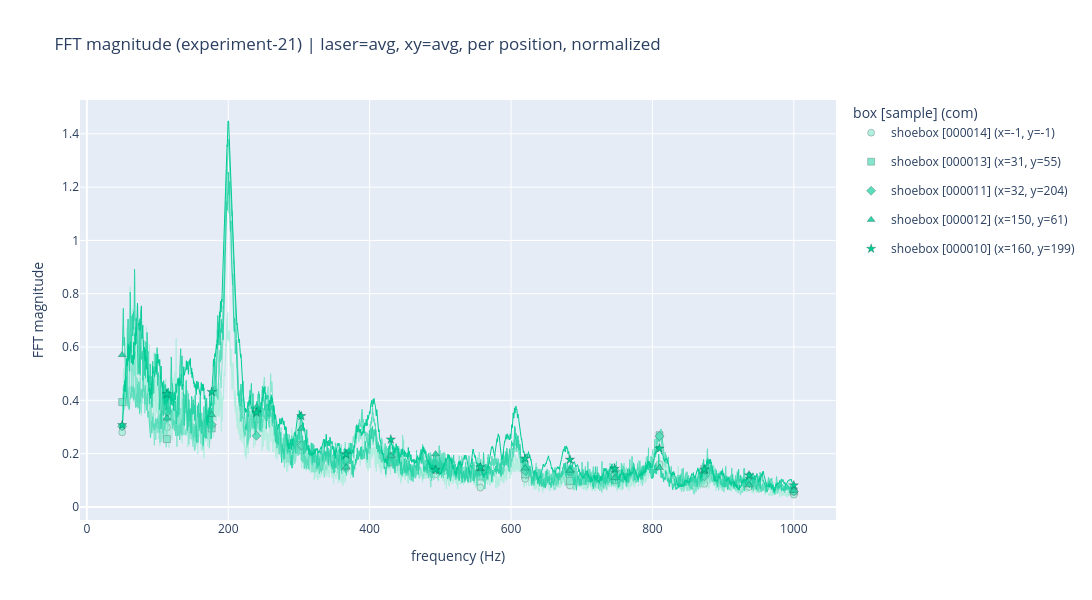

This figure's notebook cell:
### Code cell
plot_fft_magnitude(normalize=True, boxes='shoebox')

### Figure 1 — Plotly figure (JSON) as saved in the notebook; plotly's stock layout.template omitted (floating-point values rounded to 4 significant figures; data arrays with more than 128 entries replaced by an {"elided": "..."} marker saying what was removed)
{"data": [{"hoverinfo": "skip", "legendgroup": "shoebox [000014] (x=-1, y=-1)", "line": {"color": "rgb(178,239,223)", "width": 1}, "mode": "lines", "showlegend": false, "type": "scatter", "x": {"elided": "3421 float values"}, "y": {"elided": "3421 float values"}}, {"legendgroup": "shoebox [000014] (x=-1, y=-1)", "marker": {"color": "rgb(178,239,223)", "line": {"color": "rgba(0,0,0,0.4)", "width": 0.5}, "size": 7, "symbol": "circle"}, "mode": "markers", "name": "shoebox [000014] (x=-1, y=-1)", "showlegend": true, "type": "scatter", "x": [50.0, 113.3, 176.7, 240.0, 303.3, 366.7, 430.0, 493.3, 556.7, 620.0, 683.3, 746.7, 810.0, 873.3, 936.7, 1000.0], "y": [0.2801, 0.2992, 0.3008, 0.3543, 0.2113, 0.1459, 0.167, 0.1224, 0.07271, 0.1059, 0.08038, 0.116, 0.1602, 0.08723, 0.07543, 0.0463]}, {"hoverinfo": "skip", "legendgroup": "shoebox [000013] (x=31, y=55)", "line": {"color": "rgb(133,230,205)", "width": 1}, "mode": "lines", "showlegend": false, "type": "scatter", "x": {"elided": "3421 float values"}, "y": {"elided": "3421 float values"}}, {"legendgroup": "shoebox [000013] (x=31, y=55)", "marker": {"color": "rgb(133,230,205)", "line": {"color": "rgba(0,0,0,0.4)", "width": 0.5}, "size": 7, "symbol": "square"}, "mode": "markers", "name": "shoebox [000013] (x=31, y=55)", "showlegend": true, "type": "scatter", "x": [50.0, 113.3, 176.7, 240.0, 303.3, 366.7, 430.0, 493.3, 556.7, 620.0, 683.3, 746.7, 810.0, 873.3, 936.7, 1000.0], "y": [0.3937, 0.2545, 0.2948, 0.3297, 0.2323, 0.176, 0.1693, 0.1394, 0.114, 0.1222, 0.09721, 0.1018, 0.2694, 0.1427, 0.09749, 0.05872]}, {"hoverinfo": "skip", "legendgroup": "shoebox [000011] (x=32, y=204)", "line": {"color": "rgb(89,221,186)", "width": 1}, "mode": "lines", "showlegend": false, "type": "scatter", "x": {"elided": "3421 float values"}, "y": {"elided": "3421 float values"}}, {"legendgroup": "shoebox [000011] (x=32, y=204)", "marker": {"color": "rgb(89,221,186)", "line": {"color": "rgba(0,0,0,0.4)", "width": 0.5}, "size": 7, "symbol": "diamond"}, "mode": "markers", "name": "shoebox [000011] (x=32, y=204)", "showlegend": true, "type": "scatter", "x": [50.0, 113.3, 176.7, 240.0, 303.3, 366.7, 430.0, 493.3, 556.7, 620.0, 683.3, 746.7, 810.0, 873.3, 936.7, 1000.0], "y": [0.3023, 0.3569, 0.3093, 0.2669, 0.2311, 0.1765, 0.1889, 0.1591, 0.1363, 0.1362, 0.1319, 0.1371, 0.2654, 0.1154, 0.09329, 0.05841]}, {"hoverinfo": "skip", "legendgroup": "shoebox [000012] (x=150, y=61)", "line": {"color": "rgb(44,212,168)", "width": 1}, "mode": "lines", "showlegend": false, "type": "scatter", "x": {"elided": "3421 float values"}, "y": {"elided": "3421 float values"}}, {"legendgroup": "shoebox [000012] (x=150, y=61)", "marker": {"color": "rgb(44,212,168)", "line": {"color": "rgba(0,0,0,0.4)", "width": 0.5}, "size": 7, "symbol": "triangle-up"}, "mode": "markers", "name": "shoebox [000012] (x=150, y=61)", "showlegend": true, "type": "scatter", "x": [50.0, 113.3, 176.7, 240.0, 303.3, 366.7, 430.0, 493.3, 556.7, 620.0, 683.3, 746.7, 810.0, 873.3, 936.7, 1000.0], "y": [0.5704, 0.3325, 0.3456, 0.375, 0.2944, 0.1486, 0.1913, 0.1984, 0.1431, 0.1449, 0.1371, 0.1089, 0.1467, 0.1333, 0.08195, 0.06099]}, {"hoverinfo": "skip", "legendgroup": "shoebox [000010] (x=160, y=199)", "line": {"color": "rgb(0,204,150)", "width": 1}, "mode": "lines", "showlegend": false, "type": "scatter", "x": {"elided": "3421 float values"}, "y": {"elided": "3421 float values"}}, {"legendgroup": "shoebox [000010] (x=160, y=199)", "marker": {"color": "rgb(0,204,150)", "line": {"color": "rgba(0,0,0,0.4)", "width": 0.5}, "size": 7, "symbol": "star"}, "mode": "markers", "name": "shoebox [000010] (x=160, y=199)", "showlegend": true, "type": "scatter", "x": [50.0, 113.3, 176.7, 240.0, 303.3, 366.7, 430.0, 493.3, 556.7, 620.0, 683.3, 746.7, 810.0, 873.3, 936.7, 1000.0], "y": [0.3071, 0.4239, 0.4316, 0.3545, 0.3412, 0.1977, 0.2535, 0.1394, 0.1494, 0.1816, 0.1776, 0.1434, 0.2194, 0.1405, 0.1188, 0.08135]}], "layout": {"height": 600, "legend": {"title": {"text": "box [sample] (com)"}}, "title": {"text": "FFT magnitude (experiment-21) | laser=avg, xy=avg, per position, normalized"}, "width": 1200, "xaxis": {"title": {"text": "frequency (Hz)"}}, "yaxis": {"title": {"text": "FFT magnitude"}}}}
